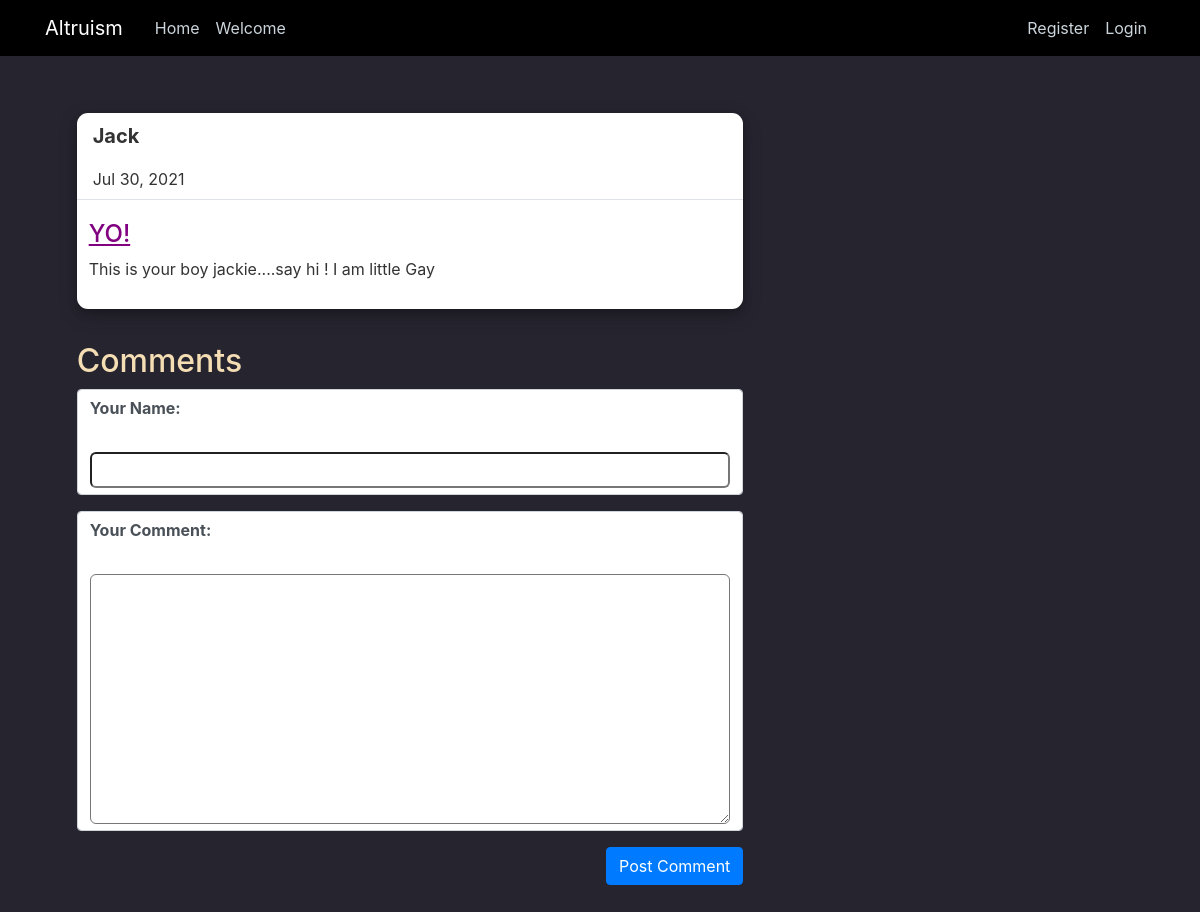
Screenshot of /posts/yo with the database file from the repository.
### blog/models.py (models this page shows, shortened)
class Post(models.Model):
    title = models.CharField(max_length=200)
    body = models.TextField()
    author = models.ForeignKey(User,on_delete=models.SET_NULL,related_name="posts",null = True)
    date = models.DateTimeField(auto_now_add=True)
    slug = models.SlugField(default="", null=False, editable=False,)
    fake = models.BooleanField(default=False)

### blog/views.py (the view, shortened to what this page needs)
# urls.py: path("posts/<slug:slug>", views.PostDetailView.as_view(),name="post-detail-page"),
class PostDetailView(View):
    def get(self,request,slug):
        post = Post.objects.get(slug=slug)
        context = {
            "post":post,
            "comment_form": CommentForm(),
            "comments": post.comments.all().order_by("-id")
        }
        return render(request,"blog/post-detail.html",context)

### blog/forms.py
class CommentForm(forms.ModelForm):
    class Meta:
        model = Comment
        fields = ["user_name","text"]
        labels = {
            "user_name": "Your Name",
            "text": "Your Comment"
        }

### blog/templates/blog/post-detail.html (shortened to what this page needs)
{% extends "blog/base.html" %}
{% block content %}
<div class="d-flex justify-content-center row">
    <div class="col-md-11">
        <div class="bg-white comment-section">
            <div class="d-flex flex-row user p-2">
                <div class="d-flex flex-column ml-2">
                    <p class="name font-weight-bold" style="text-transform: capitalize">{{post.author}}</p>
                    <span>{{post.date|date:"M d, Y"}}</span>
                </div> <br />
            </div>
            <div class="d-flex justify-content-between p-1 border-top">
                <div class="mt-2 p-2">
                    <h4 style="color:purple"><u>{{post.title}}</u></h4>
                    <p>{{post.body}}</p>
                </div>
            </div>
        </div>
        <div>
            <h2>Comments</h2>
            <form action="{% url 'post-detail-page' post.slug %}" method="POST">
                    {% for form_field in comment_form %}
                    <div class="form-control">
                        <strong>{{form_field.label_tag}}</strong><br />
                        {{form_field}}
                    </div>
                    {% endfor %}
                    <button class="btn btn-primary" style="float:right">Post Comment</button>
                    <br/>
                    <br/>
                    <br/>
            </form>
        </div>
    </div>
</div>
</div>
{% endblock %}

### blog/static/blog/style.css (style rules this page uses)
body { background: #26242f; color: #333333; margin-top: 5rem; }
h1, h2, h3, h4, h5, h6 { color: wheat; }
.comment-section { display: block; border-radius: 11px; box-shadow: 0 4px 8px 0 rgba(0, 0, 0, 0.2), 0 6px 20px 0 rgba(0, 0, 0, 0.19); margin-top: 5%; margin-bottom: 5%; max-width: 700px; margin-left: auto; margin-right: auto }
.name { font-size: 20px }
.form-control { margin-bottom:1rem; }
.form-control label { font-weight:bold; margin-bottom: 0.5rem; display: block; }
.form-control input, .form-control textarea { display: block; width:100%; font:inherit; padding: 0.25rem; border-radius:6px; }

### rows the page displays
Post: author "Jack", date "Jul 30, 2021", title "YO!", body "This is your boy jackie....say hi ! I am little Gay"
